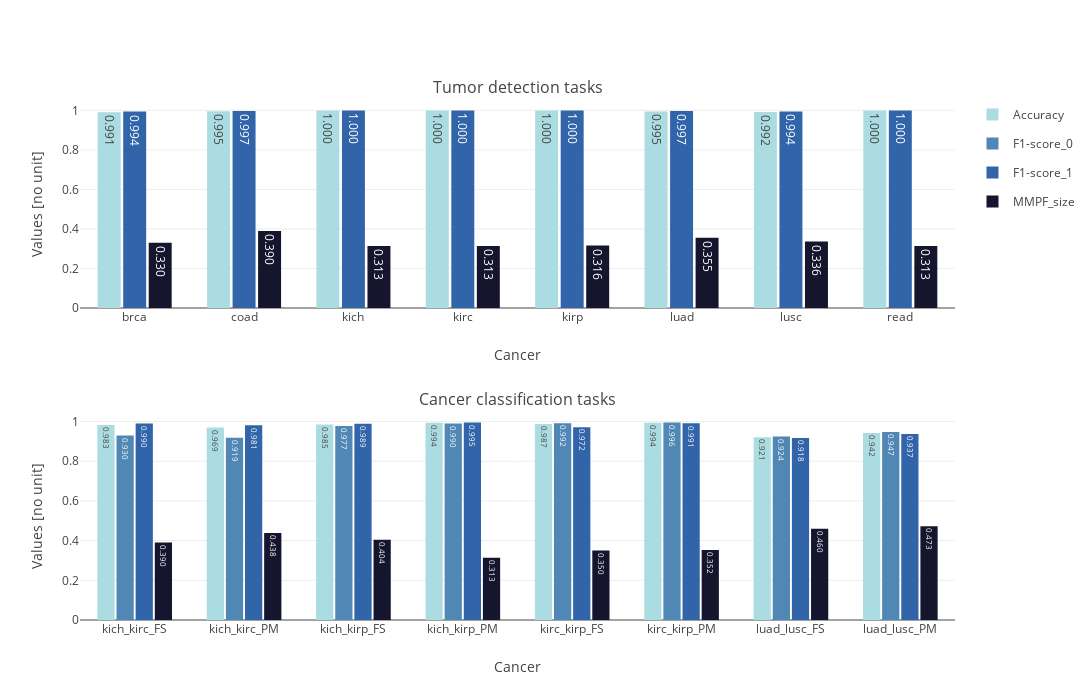

Notebook source saved alongside this figure:
### Code cell
def check_results_baseline(task : str, 
                           cancer : str, 
                           df : pd.DataFrame,
                           set_ : str, ID : int):
    # Initialization
    sub_dict = {'task' : [task], 'cancer' : [cancer]}
    
    # Extract the results pkl files
    preds_path = f'results/preds/run_{ID}/add_protected_atts_1/Baseline'
    results = pd.read_pickle(preds_path + f'/{task}/{cancer}/best_results.pkl')
    
    # Compute the metrics
    # Accuracy 
    sub_dict['Accuracy'] = tm.classification.BinaryAccuracy()(torch.Tensor(results.pred), torch.Tensor(results.label)).item()
    
    # F1-score
    # sub_dict['F1-score'] = tm.classification.BinaryF1Score()(torch.Tensor(results.pred), torch.Tensor(results.label)).item()
    f1_scores = tm.classification.MulticlassF1Score(num_classes = 2, average = None)(torch.Tensor(results.pred), torch.Tensor(results.label))
    sub_dict['F1-score_0'] = f1_scores[0].item()
    sub_dict['F1-score_1'] = f1_scores[1].item()
    
    # MMPF_size
    mmpf_metrics = compute_pareto_metrics(results, protected_atts)
    sub_dict['MMPF_size'] = [mmpf_metrics[f'{set_}MMPF_size_set_2']]
    
    # Return the updated data frame
    if df.empty: df = pd.DataFrame(data = sub_dict)
    else: df = pd.concat([df, pd.DataFrame(data = sub_dict)])
    return df

# Initialization
cols = ['task', 'cancer', 'Accuracy', 'F1-score_0', 'F1-score_1', 'MMPF_size']
df_baseline_100 = pd.DataFrame(columns = cols)
df_baseline_1000 = pd.DataFrame(columns = cols)
df_baseline_100_test = pd.DataFrame(columns = cols)
df_baseline_1000_test = pd.DataFrame(columns = cols)

# Loop on the combinations for baseline
for comb in COMBS_BASELINE[2:]:
    # Track
    print(comb)
    
    # Extract combinations
    task = comb[0]
    cancer = comb[1]
    
    # Get the metrics - validation
    df_baseline_100 = check_results_baseline(task, cancer, df_baseline_100, 'val_', 100)
    df_baseline_1000 = check_results_baseline(task, cancer, df_baseline_1000, 'val_', 1000)
    
    # Get the metrics - test
    df_baseline_100_test = check_results_baseline(task, cancer, df_baseline_100_test, 'test_', 100)
    df_baseline_1000_test = check_results_baseline(task, cancer, df_baseline_1000_test, 'test_', 1000)

# Plot
df_b = keep_best(df_baseline_100, df_baseline_1000)
df_b_test = select_best_test(df_b, df_baseline_100_test, df_baseline_1000_test)
plot_results_baseline(df_b_test, 'images/results_baseline.eps')

### Figure 1 — Plotly figure (JSON) as saved in the notebook; plotly's stock layout.template omitted (floating-point values rounded to 4 significant figures)
{"data": [{"alignmentgroup": "True", "hovertemplate": "variable=Accuracy<br>cancer=%{x}<br>value=%{y}<extra></extra>", "legendgroup": "Accuracy", "marker": {"color": "rgb(170, 220, 225)", "pattern": {"shape": ""}}, "name": "Accuracy", "offsetgroup": "Accuracy", "orientation": "v", "showlegend": true, "textposition": "auto", "texttemplate": "%{y:.3f}", "type": "bar", "x": ["kich_kirc_FS", "kich_kirc_PM", "kich_kirp_FS", "kich_kirp_PM", "kirc_kirp_FS", "kirc_kirp_PM", "luad_lusc_FS", "luad_lusc_PM"], "xaxis": "x2", "y": [0.9829, 0.9695, 0.9852, 0.9937, 0.9873, 0.9941, 0.9211, 0.9425], "yaxis": "y2"}, {"alignmentgroup": "True", "hovertemplate": "variable=F1-score_0<br>cancer=%{x}<br>value=%{y}<extra></extra>", "legendgroup": "F1-score_0", "marker": {"color": "rgb(80, 135, 180)", "pattern": {"shape": ""}}, "name": "F1-score_0", "offsetgroup": "F1-score_0", "orientation": "v", "showlegend": true, "textposition": "auto", "texttemplate": "%{y:.3f}", "type": "bar", "x": ["kich_kirc_FS", "kich_kirc_PM", "kich_kirp_FS", "kich_kirp_PM", "kirc_kirp_FS", "kirc_kirp_PM", "luad_lusc_FS", "luad_lusc_PM"], "xaxis": "x2", "y": [0.9299, 0.9187, 0.9769, 0.9897, 0.9918, 0.9957, 0.9244, 0.9474], "yaxis": "y2"}, {"alignmentgroup": "True", "hovertemplate": "variable=F1-score_1<br>cancer=%{x}<br>value=%{y}<extra></extra>", "legendgroup": "F1-score_1", "marker": {"color": "rgb(50, 100, 170)", "pattern": {"shape": ""}}, "name": "F1-score_1", "offsetgroup": "F1-score_1", "orientation": "v", "showlegend": true, "textposition": "auto", "texttemplate": "%{y:.3f}", "type": "bar", "x": ["kich_kirc_FS", "kich_kirc_PM", "kich_kirp_FS", "kich_kirp_PM", "kirc_kirp_FS", "kirc_kirp_PM", "luad_lusc_FS", "luad_lusc_PM"], "xaxis": "x2", "y": [0.9903, 0.9812, 0.9891, 0.9954, 0.9715, 0.9909, 0.9175, 0.9366], "yaxis": "y2"}, {"alignmentgroup": "True", "hovertemplate": "variable=MMPF_size<br>cancer=%{x}<br>value=%{y}<extra></extra>", "legendgroup": "MMPF_size", "marker": {"color": "rgb(21, 21, 45)", "pattern": {"shape": ""}}, "name": "MMPF_size", "offsetgroup": "MMPF_size", "orientation": "v", "showlegend": true, "textposition": "auto", "texttemplate": "%{y:.3f}", "type": "bar", "x": ["kich_kirc_FS", "kich_kirc_PM", "kich_kirp_FS", "kich_kirp_PM", "kirc_kirp_FS", "kirc_kirp_PM", "luad_lusc_FS", "luad_lusc_PM"], "xaxis": "x2", "y": [0.3902, 0.4383, 0.4042, 0.3133, 0.35, 0.3524, 0.4603, 0.4725], "yaxis": "y2"}, {"alignmentgroup": "True", "hovertemplate": "variable=Accuracy<br>cancer=%{x}<br>value=%{y}<extra></extra>", "legendgroup": "Accuracy", "marker": {"color": "rgb(170, 220, 225)", "pattern": {"shape": ""}}, "name": "Accuracy", "offsetgroup": "Accuracy", "orientation": "v", "showlegend": false, "textposition": "auto", "texttemplate": "%{y:.3f}", "type": "bar", "x": ["brca", "coad", "kich", "kirc", "kirp", "luad", "lusc", "read"], "xaxis": "x", "y": [0.9912, 0.9955, 1, 1, 1, 0.9949, 0.992, 1], "yaxis": "y"}, {"alignmentgroup": "True", "hovertemplate": "variable=F1-score_1<br>cancer=%{x}<br>value=%{y}<extra></extra>", "legendgroup": "F1-score_1", "marker": {"color": "rgb(50, 100, 170)", "pattern": {"shape": ""}}, "name": "F1-score_1", "offsetgroup": "F1-score_1", "orientation": "v", "showlegend": false, "textposition": "auto", "texttemplate": "%{y:.3f}", "type": "bar", "x": ["brca", "coad", "kich", "kirc", "kirp", "luad", "lusc", "read"], "xaxis": "x", "y": [0.9942, 0.9975, 1, 1, 1, 0.9966, 0.9944, 1], "yaxis": "y"}, {"alignmentgroup": "True", "hovertemplate": "variable=MMPF_size<br>cancer=%{x}<br>value=%{y}<extra></extra>", "legendgroup": "MMPF_size", "marker": {"color": "rgb(21, 21, 45)", "pattern": {"shape": ""}}, "name": "MMPF_size", "offsetgroup": "MMPF_size", "orientation": "v", "showlegend": false, "textposition": "auto", "texttemplate": "%{y:.3f}", "type": "bar", "x": ["brca", "coad", "kich", "kirc", "kirp", "luad", "lusc", "read"], "xaxis": "x", "y": [0.3297, 0.3902, 0.3133, 0.3133, 0.3161, 0.3549, 0.336, 0.3133], "yaxis": "y"}], "layout": {"annotations": [{"font": {"size": 16}, "showarrow": false, "text": "Tumor detection tasks", "x": 0.5, "xanchor": "center", "xref": "paper", "y": 1, "yanchor": "bottom", "yref": "paper"}, {"font": {"size": 16}, "showarrow": false, "text": "Cancer classification tasks", "x": 0.5, "xanchor": "center", "xref": "paper", "y": 0.4, "yanchor": "bottom", "yref": "paper"}], "bargap": 0.3, "bargroupgap": 0.1, "barmode": "group", "height": 700, "width": 1200, "xaxis": {"anchor": "y", "domain": [0, 1], "title": {"text": "Cancer"}}, "xaxis2": {"anchor": "y2", "domain": [0, 1], "title": {"text": "Cancer"}}, "yaxis": {"anchor": "x", "domain": [0.6, 1], "title": {"text": "Values [no unit]"}}, "yaxis2": {"anchor": "x2", "domain": [0, 0.4], "title": {"text": "Values [no unit]"}}}}
